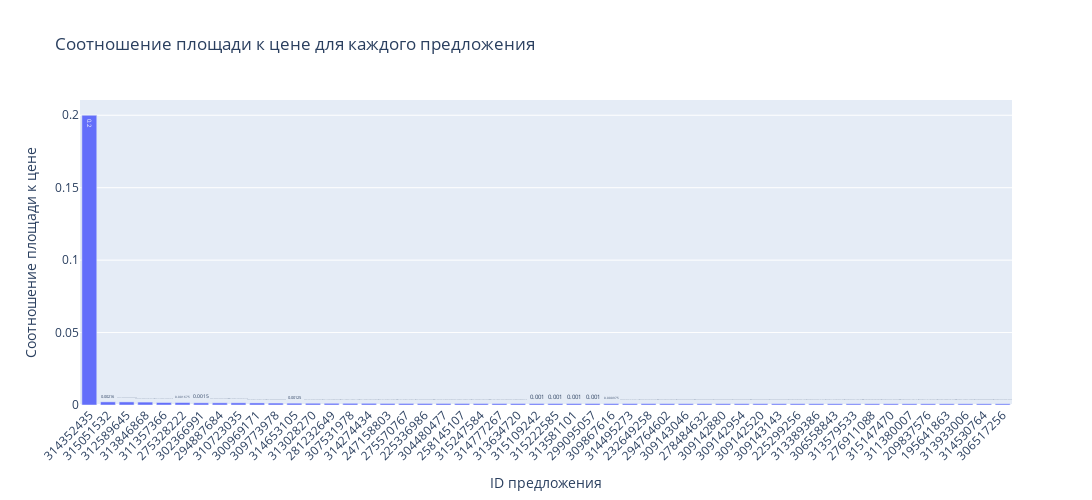

Notebook code cell kept with this figure:
### Code cell
top_50 = df_sorted_1.head(50)
fig = px.bar(top_50, x='ID  объявления', y='Площадь/Цена',
             labels={'Площадь/Цена': 'Соотношение площади к цене', 'ID  объявления': 'ID предложения'},
             title='Соотношение площади к цене для каждого предложения',
             text='Площадь/Цена')  


fig.update_layout(height=500, width=1200,
                  xaxis_tickangle=-45,
                  xaxis_title='ID предложения',
                  yaxis_title='Соотношение площади к цене',
                  )


fig.show()
